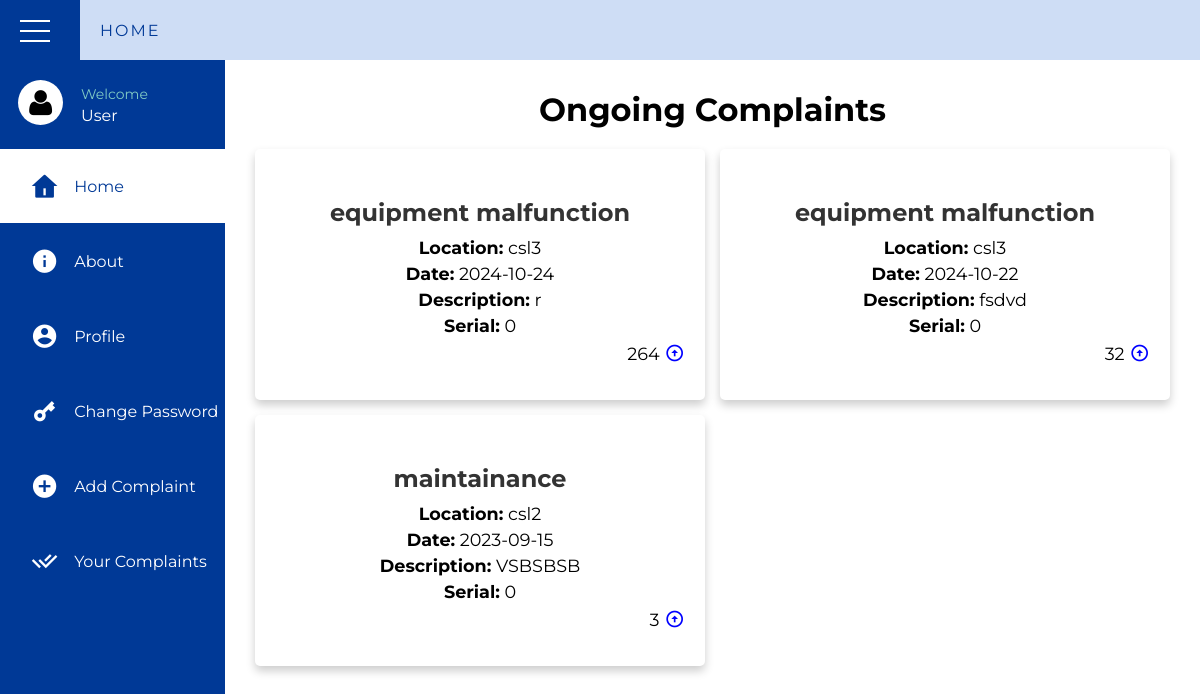
The app's page /student/home.php (signed in) with its own data.
### tables this page shows
CREATE TABLE `complaints` (
  `issue_id` int(11) NOT NULL,
  `user_id` int(11) NOT NULL,
  `user_name` varchar(100) NOT NULL,
  `contact` int(15) DEFAULT NULL,
  `location` varchar(20) NOT NULL,
  `type` varchar(25) NOT NULL,
  `date` date NOT NULL,
  `issue` varchar(400) NOT NULL,
  `serial` int(30) DEFAULT NULL,
  `status` varchar(20) NOT NULL,
  `up_count` int(11) NOT NULL
);

### student/home.php (the view, shortened to what this page needs)
<?php
include("../connection.php");
$result1 = mysqli_query($con, "SELECT * FROM complaints WHERE status = 'unresolved' ORDER BY up_count DESC");
$userVotes = [];
?>
<!DOCTYPE html>
<html lang="en">
<head>
    <link rel="stylesheet" href="./css/home.css">
    <link href="https://cdn.jsdelivr.net/npm/remixicon@4.3.0/fonts/remixicon.css" rel="stylesheet">
</head>
<body>
    <div class="wrapper">
        <div class="top_navbar">
            <div class="hamburger">
                <div class="hamburger__inner">
                    <div class="one"></div>
                    <div class="two"></div>
                    <div class="three"></div>
                </div>
            </div>
            <div class="menu">
                <div class="logo">Home</div>
            </div>
        </div>
        <div class="main_container">
            <div class="sidebar">
                <div class="sidebar__inner">
                    <div class="profile">
                        <div class="img">
                            <img id="profile" src="" alt="profile_pic">
                        </div>
                        <div class="profile_info">
                            <p>Welcome</p>
                            <p class="profile_name">User</p>
                        </div>
                    </div>
                    <ul>
                        <li><a href="home.php" class="active"><span class="icon"><i class="ri-home-4-fill"></i></span><span class="title">Home</span></a></li>
                        <li><a href="about.php"><span class="icon"><i class="ri-information-fill"></i></span><span class="title">About</span></a></li>
                        <li><a href="profile.php"><span class="icon"><i class="ri-account-circle-fill"></i></span><span class="title">Profile</span></a></li>
                        <li><a href="password.php"><span class="icon"><i class="ri-key-2-fill"></i></span><span class="title">Change Password</span></a></li>
                        <li><a href="complaint.php"><span class="icon"><i class="ri-add-circle-fill"></i></span><span class="title">Add Complaint</span></a></li>
                        <li><a href="history.php"><span class="icon"><i class="ri-check-double-line"></i></span><span class="title">Your Complaints</span></a></li>
                    </ul>
                </div>
            </div>
            <div class="container">
                <h1 align="center" style="margin-bottom:20px">Ongoing Complaints</h1>
                <div class="box-container">
                <?php
                if (mysqli_num_rows($result1) > 0) {
                    while ($row = mysqli_fetch_assoc($result1)) {
                        $issueId = $row['issue_id'];
                        $isUpvoted = in_array($issueId, $userVotes);
                        echo '<div class="post">';
                        echo '<h3>' . htmlspecialchars($row['type']) . '</h3>';
                        echo '<p><strong>Location:</strong> ' . htmlspecialchars($row['location']) . '</p>';
                        echo '<p><strong>Date:</strong> ' . htmlspecialchars($row['date']) . '</p>';
                        echo '<p><strong>Description:</strong> ' . htmlspecialchars($row['issue']) . '</p>';
                        echo '<p><strong>Serial:</strong> ' . htmlspecialchars($row['serial']) . '</p>';
                        echo '<p align="right">' . $row['up_count'] . ' ';
                        echo '<button id="upvote-' . $issueId . '" class="upbtn ' . ($isUpvoted ? 'upvoted' : '') . '" onclick="upvoteComplaint(' . $issueId . ')">';
                        echo '<i class="ri-arrow-up-circle-'.($isUpvoted ? 'fill' : 'line').'"></i></button></p>';
                        echo '</div>';
                    }
                } else {
                    echo '<p>No unresolved complaints found.</p>';
                }
                ?>
                </div>
            </div>
        </div>
    </div>
</body>
</html>

### student/css/home.css (style rules this page uses)
* { margin: 0; padding: 0; list-style: none; box-sizing: border-box; text-decoration: none; font-family: 'Montserrat', sans-serif; }
.wrapper { width: 100%; height: 100%; }
.top_navbar { background: #ceddf5; height: 60px; display: flex; position: fixed; width: 100%; top: 0; }
.top_navbar .hamburger { width: 80px; background: #003996; position: relative; font-size: 28px; }
.top_navbar .hamburger .hamburger__inner { position: absolute; top: 50%; left: 50%; transform: translate(-50%,-50%); cursor: pointer; width: 40px; height: 20px; }
.top_navbar .hamburger__inner > div { width: 30px; height: 2px; background: #fff; position: absolute; top: 0; left: 0; }
.top_navbar .hamburger div.two { top: 10px; }
.top_navbar .hamburger div.three { top: 20px; }
.top_navbar .menu { width: calc(100% - 80px); height: 100%; display: flex; justify-content: space-between; align-items: center; padding: 0 20px; }
.top_navbar .menu .logo { color: #003996; text-transform: uppercase; letter-spacing: 2px; }
.main_container .sidebar { position: fixed; top: 60px; left: 0; width: 225px; height: 100%; background: #003996; transition: all 0.3s ease; }
.main_container .sidebar .sidebar__inner { position: relative; }
.main_container .sidebar .profile { display: flex; align-items: center; color: #fff; padding: 20px 0; white-space: nowrap; transition: all 0.3s ease; }
.main_container .sidebar .profile .img { padding: 0 18px; }
.main_container .sidebar .profile img { width: 45px; border-radius: 50%; }
.main_container .sidebar .profile p:first-child { font-size: 14px; color: #80CBC4; margin-bottom: 3px; }
.main_container .container { margin-top: 60px; width: calc(100% - 225px); margin-left: 225px; padding: 30px; transition: all 0.3s ease; }
.main_container .sidebar ul li a { color: #fff; font-size: 16px; padding: 20px 30px; white-space: nowrap; display: flex; align-items: center; margin-bottom: 1px; transition: all 0.3s ease; }
.main_container .sidebar ul li a .icon { margin-right: 15px; font-size: 28px; }
.main_container .sidebar ul li a span { display: inline-block; }
.main_container .sidebar ul li a:hover, .main_container .sidebar ul li a.active { background: #fff; color: #003996; }

### student/home.php (style rules this page uses)
.box-container { display: grid; grid-template-columns: repeat(auto-fit, minmax(300px, 1fr)); gap: 15px; }
.post { box-shadow: 0 5px 10px rgba(0, 0, 0, .2); border-radius: 5px; background: #fff; padding: 30px 20px; text-align: center; }
.post h3 { margin: 0 0 10px; font-size: 1.5em; color: #333; text-align: center; }
.post p { margin: 5px 0; font-size: 1.1em; }
.upbtn { border: none; background-color: #fff; font-size: 20px; color: blue; cursor: pointer; }

### records on screen
complaints: type "equipment malfunction", location "csl3", date "2024-10-24", issue "r", serial "0", up_count "264"
complaints: type "equipment malfunction", location "csl3", date "2024-10-22", issue "fsdvd", serial "0", up_count "32"
complaints: type "maintainance", location "csl2", date "2023-09-15", issue "VSBSBSB", serial "0", up_count "3"
